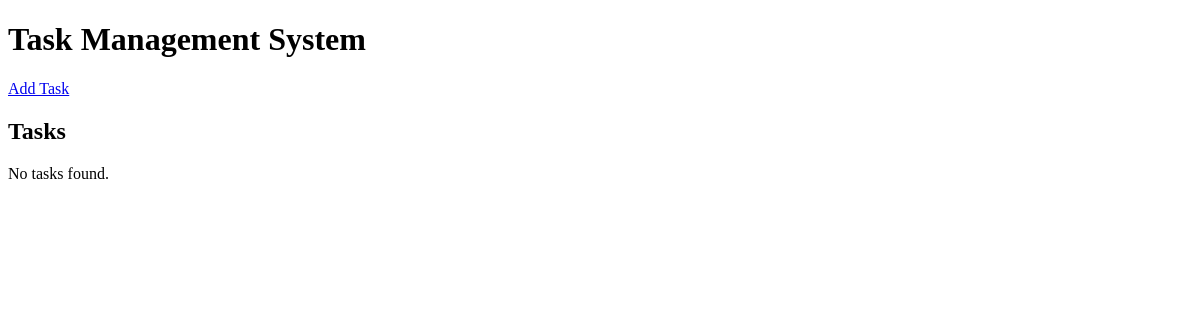
/tasks/, run on an earlier commit of the app's database.
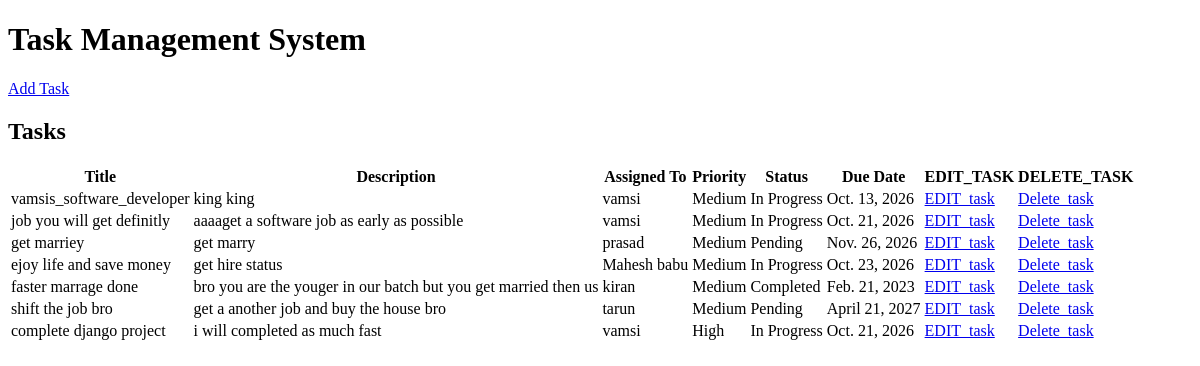
And on a later commit of the database.
### tasks/models.py (models this page shows, shortened)
class Tasks(models.Model):
    PRIORITY_CHOICES = [
        ('Low','Low'),
        ('Medium','Medium'),
        ('High','High'),
    ]
    STATUS_CHOICES = [
        ('Pending','Pending'),
        ('In Progress','In Progress'),
        ('Completed','Completed'),
    ]
    title = models.CharField(max_length=100)
    description = models.TextField()
    assigned_to = models.ForeignKey(Employee, on_delete=models.CASCADE)
    priority = models.CharField(max_length=20 , choices=PRIORITY_CHOICES ,default='Medium')
    status = models.CharField(max_length=20, choices=STATUS_CHOICES, default='Pending')
    due_date = models.DateField()

### employees/models.py (models this page shows)
class Employee(models.Model):
    name = models.CharField(max_length=100)
    email = models.EmailField(unique=True)
    phone = models.CharField(max_length=100)
    department = models.CharField(max_length=100)
    joining_date = models.DateField()
    def __str__(self):
        return self.name

### tasks/views.py (the view)
# urls.py: path('', views.tasks_list, name= 'tasks_list'),# name is used to call the task_list () at html file
def tasks_list(request):
    tasks = Tasks.objects.all()
    return render(request,'tasks/task_list.html',{
        'tasks' : tasks
    })

### tasks/templates/tasks/task_list.html (shortened to what this page needs)
<!DOCTYPE html>
<html>
<head>
</head>
<body>
    <h1>Task Management System</h1>
    <a href="{% url 'task_create' %}">Add Task</a>
    <h2>Tasks</h2>
    {% if tasks %}
        <table style="border:1">
            <thead>
                <tr>
                    <th>Title</th>
                    <th>Description</th>
                    <th>Assigned To</th>
                    <th>Priority</th>
                    <th>Status</th>
                    <th>Due Date</th>
                    <th>EDIT_TASK</th>
                    <th>DELETE_TASK</th>
                </tr>
            </thead>
            <tbody>
                {% for task in tasks %}
                    <tr>
                        <td>{{ task.title }}</td>
                        <td>{{ task.description }}</td>
                        <td>{{ task.assigned_to }}</td>
                        <td>{{ task.priority }}</td>
                        <td>{{ task.status }}</td>
                        <td>{{ task.due_date }}</td>
                        <td> <a href="{% url 'task_update' task.id %}">EDIT_task</a></td>
                        <td><a href="{% url 'task_delete' task.id %}">Delete_task</a></td>
                    </tr>
                {% endfor %}
            </tbody>
        </table>
    {% else %}
        <p>No tasks found.</p>
    {% endif %}
</body>
</html>

What changed in the data, as far as the page shows it:
added Tasks: title "vamsis_software_developer", description "king king", assigned_to "vamsi", priority "Medium", status "In Progress", due_date "Oct. 13, 2026"
added Tasks: title "job you will get definitly", description "aaaaget a software job as early as possible", assigned_to "vamsi", priority "Medium", status "In Progress", due_date "Oct. 21, 2026"
added Tasks: title "get marriey", description "get marry", assigned_to "prasad", priority "Medium", status "Pending", due_date "Nov. 26, 2026"
added Tasks: title "ejoy life and save money", description "get hire status", assigned_to "Mahesh babu", priority "Medium", status "In Progress", due_date "Oct. 23, 2026"
added Tasks: title "faster marrage done", description "bro you are the youger in our batch but you get married then us", assigned_to "kiran", priority "Medium", status "Completed", due_date "Feb. 21, 2023"
added Tasks: title "shift the job bro", description "get a another job and buy the house bro", assigned_to "tarun", priority "Medium", status "Pending", due_date "April 21, 2027"
added Tasks: title "complete django project", description "i will completed as much fast", assigned_to "vamsi", priority "High", status "In Progress", due_date "Oct. 21, 2026"
Also different on the page:
text no longer shown: "No tasks found."
text now shown: "Title Description Assigned To Priority Status Due Date EDIT_TASK DELETE_TASK"
